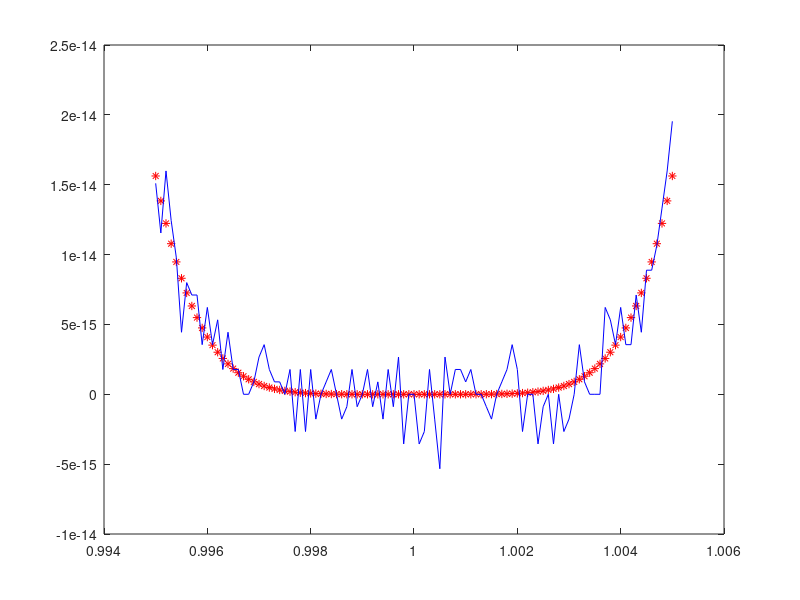

MATLAB code for this plot:
% HW#1 Q1.14 on pg 47 of Heath text
% factored and unfactored calculation of polynomial
% (x-1)^6
% x^6 - 6x^5 ...
% Compute and plot the values of this poly both factored and unfactored
% 101 equally spaced points interval [0.995, 1.005]
clc,clear

x = linspace(0.995,1.005,101); % Array to 101 values
%fac = 1:101;
%unfac = 1:101;
% Create Array from 0 to -16 power of 10

fac_fun=@(x) (x-1).^6;
unfac_fun=@(x) x.^6 - 6*x.^5 + 15*x.^4 -20*x.^3 + 15*x.^2 - 6*x + 1;

fac = feval(fac_fun,x);
unfac = feval(unfac_fun,x);

% Plot the two graphs
plot(x,fac,'r*')
hold on
plot(x,unfac,'b-')
hold off   

%|xc-r| forward error for factored
%f_err_fac = yf
%|(xc-r)^6| backward error for factored
% The true root is at x=1 y=f(x)=0
% assume an approximate for both of 0.9999 for x
for_fac_err = abs(1 - 0.9999)
bak_fac_err = abs((1-0.9999).^6)

for_u_err = abs(1-0.9999)
bak_u_err = abs(feval(unfac_fun,for_u_err))

fcond = bak_fac_err/for_fac_err
ufcond = bak_u_err/for_u_err

